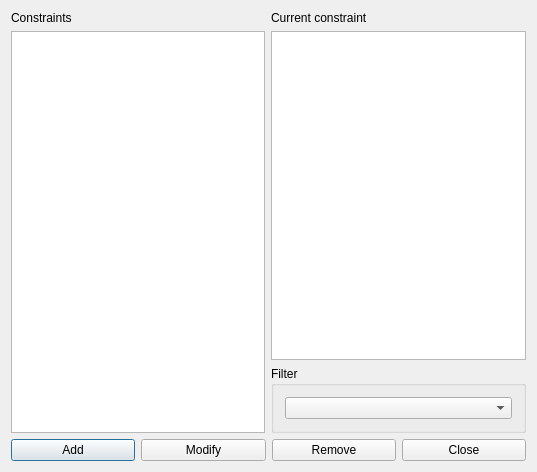
<?xml version="1.0" encoding="UTF-8"?>
<ui version="4.0">
 <class>ConstraintTeacherNotAvailableTimesForm_template</class>
 <widget class="QDialog" name="ConstraintTeacherNotAvailableTimesForm_template">
  <property name="geometry">
   <rect>
    <x>0</x>
    <y>0</y>
    <width>537</width>
    <height>472</height>
   </rect>
  </property>
  <property name="windowTitle">
   <string extracomment="This is the title of the dialog in which you see the list of all constraints of this type">Constraints teacher not available times</string>
  </property>
  <layout class="QGridLayout" name="gridLayout_2">
   <item row="0" column="0" rowspan="2">
    <layout class="QVBoxLayout" name="verticalLayout_2">
     <item>
      <widget class="QLabel" name="constraintsTextLabel">
       <property name="frameShape">
        <enum>QFrame::NoFrame</enum>
       </property>
       <property name="frameShadow">
        <enum>QFrame::Plain</enum>
       </property>
       <property name="text">
        <string>Constraints</string>
       </property>
       <property name="wordWrap">
        <bool>false</bool>
       </property>
      </widget>
     </item>
     <item>
      <widget class="QListWidget" name="constraintsListWidget"/>
     </item>
    </layout>
   </item>
   <item row="0" column="1">
    <layout class="QVBoxLayout" name="verticalLayout">
     <item>
      <widget class="QLabel" name="currentConstraintTextLabel">
       <property name="text">
        <string>Current constraint</string>
       </property>
       <property name="wordWrap">
        <bool>false</bool>
       </property>
      </widget>
     </item>
     <item>
      <widget class="QPlainTextEdit" name="currentConstraintTextEdit"/>
     </item>
    </layout>
   </item>
   <item row="1" column="1">
    <widget class="QGroupBox" name="filterGroupBox">
     <property name="title">
      <string>Filter</string>
     </property>
     <layout class="QGridLayout" name="gridLayout">
      <item row="0" column="0">
       <widget class="QComboBox" name="teachersComboBox"/>
      </item>
     </layout>
    </widget>
   </item>
   <item row="2" column="0" colspan="2">
    <layout class="QHBoxLayout" name="horizontalLayout">
     <item>
      <widget class="QPushButton" name="addConstraintPushButton">
       <property name="text">
        <string>Add</string>
       </property>
      </widget>
     </item>
     <item>
      <widget class="QPushButton" name="modifyConstraintPushButton">
       <property name="text">
        <string>Modify</string>
       </property>
      </widget>
     </item>
     <item>
      <widget class="QPushButton" name="removeConstraintPushButton">
       <property name="text">
        <string>Remove</string>
       </property>
      </widget>
     </item>
     <item>
      <widget class="QPushButton" name="closePushButton">
       <property name="text">
        <string>Close</string>
       </property>
      </widget>
     </item>
    </layout>
   </item>
  </layout>
 </widget>
 <layoutdefault spacing="6" margin="11"/>
 <resources/>
 <connections/>
</ui>
